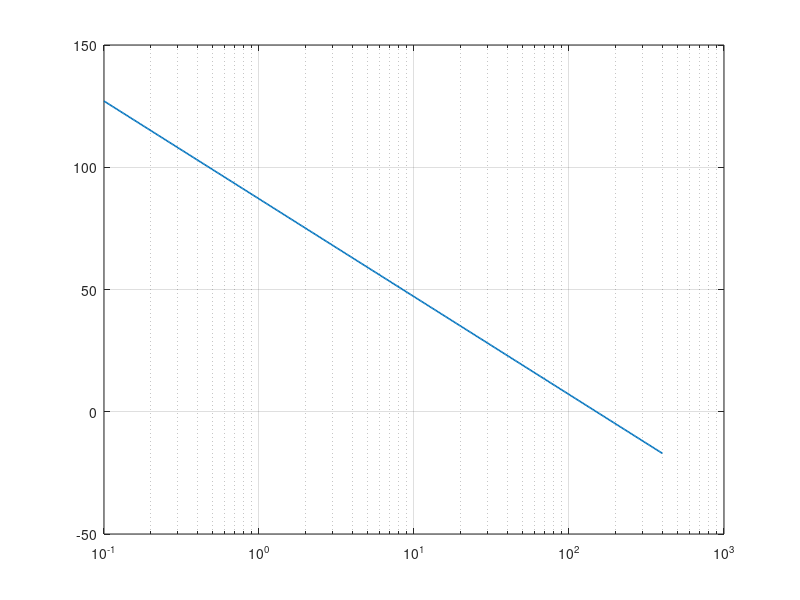

Write the MATLAB code that produced this figure. (Note: this script raises an error after producing the figure.)
%% Equazione radar: SNR in funzione della distanza, portata massima, orizzonte radar
% Caso di riferimento: radar di sorveglianza in banda S (lambda = 0.2 m) e dimensionamento della potenza.
clear; close all; clc;
k = 1.380649e-23; T0 = 290; c = 3e8;

% Caso di riferimento: Pt=32 kW, G=35 dB, lambda=0.2 m, RCS=10 m^2, L=10 dB, F=5 dB, B=1 MHz
Pt = 32e3; G = 10^3.5; lam = 0.2; sigma = 10; L = 10; F = 10^0.5; B = 1e6;
snr = @(R) Pt*G^2*lam^2*sigma ./ ((4*pi)^3 * R.^4 * L*k*T0*B*F);

for R = [100 1e3 10e3 100e3 400e3]
    fprintf('R = %7.1f km   SNR = %6.1f dB\n', R/1e3, 10*log10(snr(R)));
end

snr_min = 10^(13.3/10);                 % Pd = 0.9, Pfa = 1e-6, bersaglio non fluttuante
Rmax = (Pt*G^2*lam^2*sigma / ((4*pi)^3*L*k*T0*B*F*snr_min))^(1/4);
fprintf('Portata massima con SNR_min = 13.3 dB: %.1f km\n', Rmax/1e3);

R = logspace(2, log10(400e3), 400);
figure; semilogx(R/1e3, 10*log10(snr(R)), 'LineWidth', 1.2); hold on; grid on;
yline(13.3, 'r--'); xline(Rmax/1e3, 'k:');
xlabel('Distanza [km]'); ylabel('SNR [dB]');
title('Equazione radar: l''SNR cala di 40 dB per decade (1/R^4)');
legend('SNR singolo impulso', 'SNR richiesto (13.3 dB)');

% Dimensionamento: potenza di picco per Rmax = 150 km
f = 2e9; Bx = 1e6; eta = 0.6; Ag = 12; Fx = 10^0.4; sig = 5; Rx = 150e3; snr_req = 10^1.2;
lam_x = c/f;
Gx = 4*pi*eta*Ag/lam_x^2;
Pt_req = snr_req*(4*pi)^3*Rx^4*k*T0*Fx*Bx / (Gx^2*lam_x^2*sig);
fprintf('Dimensionamento: G = %.2f dB, Pt richiesta = %.1f kW (calcolo a mano in dB: 87.7 kW)\n', 10*log10(Gx), Pt_req/1e3);

% Orizzonte radar con raggio terrestre equivalente 4/3
Re = 4/3*6371e3; hT = [10e3 900 100 0];
for hA = [100 4]
    Rh = sqrt(2*Re*hA) + sqrt(2*Re*hT);
    fprintf('h_antenna = %5.0f m -> orizzonte [km] per h_T = 10 km, 900 m, 100 m, 0: %s\n', ...
        hA, num2str(round(Rh/1e3)));
end
